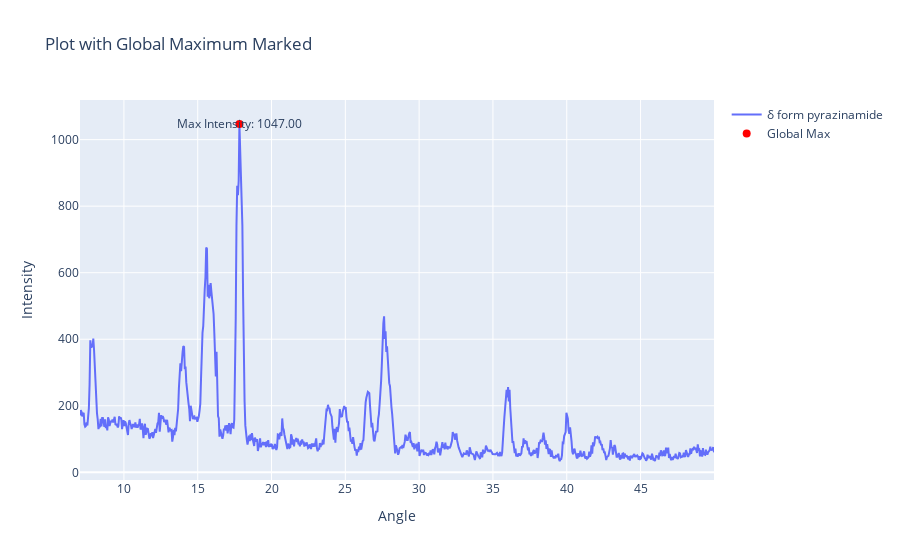

Notebook cell for this chart:
### Code cell
import plotly.graph_objects as go
import numpy as np


# Find the index of the global maximum peak
max_peak_index = np.argmax(y)

# Create a Plotly figure
fig = go.Figure()

# Plot the data
fig.add_trace(go.Scatter(x=x, y=y, mode='lines', name='δ form pyrazinamide'))

# Mark the global maximum peak with a red dot
fig.add_trace(go.Scatter(x=[x[max_peak_index]], y=[y[max_peak_index]], 
                         mode='markers', marker=dict(color='red', size=8),
                         name='Global Max'))

# Annotate the global maximum intensity value
fig.add_annotation(text=f'Max Intensity: {y[max_peak_index]:.2f}', 
                   x=x[max_peak_index], y=y[max_peak_index] + 0.5, showarrow=False)

# Update layout
fig.update_layout(title='Plot with Global Maximum Marked',
                  xaxis_title='Angle',
                  yaxis_title='Intensity')

# Show the plot
fig.show()

### Figure 1 — Plotly figure (JSON) as saved in the notebook; plotly's stock layout.template omitted (floating-point values rounded to 4 significant figures; data arrays with more than 128 entries replaced by an {"elided": "..."} marker saying what was removed)
{"data": [{"mode": "lines", "name": "δ form pyrazinamide", "type": "scatter", "x": {"elided": "860 float values"}, "y": {"elided": "860 int values"}}, {"marker": {"color": "red", "size": 8}, "mode": "markers", "name": "Global Max", "type": "scatter", "x": [17.82], "y": [1047]}], "layout": {"annotations": [{"showarrow": false, "text": "Max Intensity: 1047.00", "x": 17.82, "y": 1048.0}], "title": {"text": "Plot with Global Maximum Marked"}, "xaxis": {"title": {"text": "Angle"}}, "yaxis": {"title": {"text": "Intensity"}}}}
